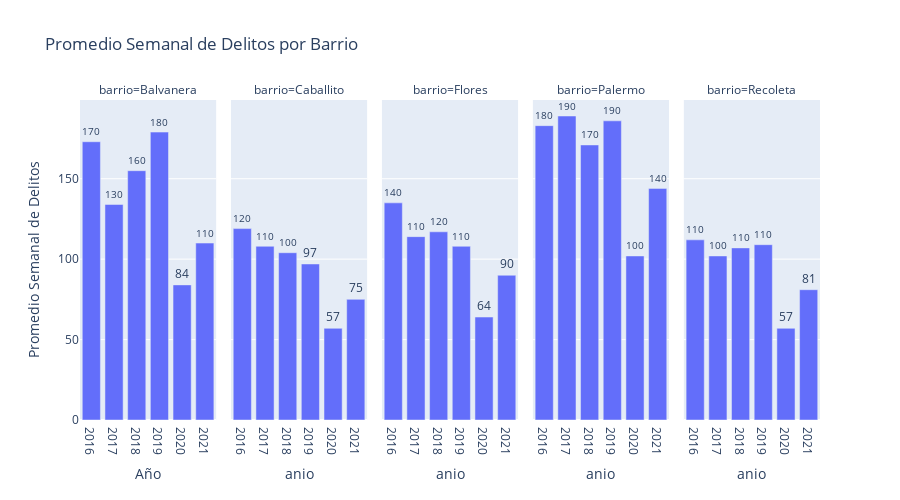

This figure's notebook cell:
### Code cell
fig = px.bar(con2, x='anio', y='promedioSemanal', text_auto='.2s', facet_col= "barrio",
            title="Controlled text sizes, positions and angles")
fig.update_traces(textfont_size=12, textangle=0, textposition="outside", cliponaxis=False)
fig.update_layout(title="Promedio Semanal de Delitos por Barrio",
                  xaxis_title="Año", yaxis_title="Promedio Semanal de Delitos",
                  barmode="relative", height=500)
fig.show()

### Figure 1 — Plotly figure (JSON) as saved in the notebook; plotly's stock layout.template omitted (floating-point values rounded to 4 significant figures)
{"data": [{"alignmentgroup": "True", "cliponaxis": false, "hovertemplate": "barrio=Balvanera<br>anio=%{x}<br>promedioSemanal=%{y}<extra></extra>", "legendgroup": "", "marker": {"color": "#636efa", "pattern": {"shape": ""}}, "name": "", "offsetgroup": "", "orientation": "v", "showlegend": false, "textangle": 0, "textfont": {"size": 12}, "textposition": "outside", "texttemplate": "%{y:.2s}", "type": "bar", "x": ["2016", "2017", "2018", "2019", "2020", "2021"], "xaxis": "x", "y": [173, 134, 155, 179, 84, 110], "yaxis": "y"}, {"alignmentgroup": "True", "cliponaxis": false, "hovertemplate": "barrio=Caballito<br>anio=%{x}<br>promedioSemanal=%{y}<extra></extra>", "legendgroup": "", "marker": {"color": "#636efa", "pattern": {"shape": ""}}, "name": "", "offsetgroup": "", "orientation": "v", "showlegend": false, "textangle": 0, "textfont": {"size": 12}, "textposition": "outside", "texttemplate": "%{y:.2s}", "type": "bar", "x": ["2016", "2017", "2018", "2019", "2020", "2021"], "xaxis": "x2", "y": [119, 108, 104, 97, 57, 75], "yaxis": "y2"}, {"alignmentgroup": "True", "cliponaxis": false, "hovertemplate": "barrio=Flores<br>anio=%{x}<br>promedioSemanal=%{y}<extra></extra>", "legendgroup": "", "marker": {"color": "#636efa", "pattern": {"shape": ""}}, "name": "", "offsetgroup": "", "orientation": "v", "showlegend": false, "textangle": 0, "textfont": {"size": 12}, "textposition": "outside", "texttemplate": "%{y:.2s}", "type": "bar", "x": ["2016", "2017", "2018", "2019", "2020", "2021"], "xaxis": "x3", "y": [135, 114, 117, 108, 64, 90], "yaxis": "y3"}, {"alignmentgroup": "True", "cliponaxis": false, "hovertemplate": "barrio=Palermo<br>anio=%{x}<br>promedioSemanal=%{y}<extra></extra>", "legendgroup": "", "marker": {"color": "#636efa", "pattern": {"shape": ""}}, "name": "", "offsetgroup": "", "orientation": "v", "showlegend": false, "textangle": 0, "textfont": {"size": 12}, "textposition": "outside", "texttemplate": "%{y:.2s}", "type": "bar", "x": ["2016", "2017", "2018", "2019", "2020", "2021"], "xaxis": "x4", "y": [183, 189, 171, 186, 102, 144], "yaxis": "y4"}, {"alignmentgroup": "True", "cliponaxis": false, "hovertemplate": "barrio=Recoleta<br>anio=%{x}<br>promedioSemanal=%{y}<extra></extra>", "legendgroup": "", "marker": {"color": "#636efa", "pattern": {"shape": ""}}, "name": "", "offsetgroup": "", "orientation": "v", "showlegend": false, "textangle": 0, "textfont": {"size": 12}, "textposition": "outside", "texttemplate": "%{y:.2s}", "type": "bar", "x": ["2016", "2017", "2018", "2019", "2020", "2021"], "xaxis": "x5", "y": [112, 102, 107, 109, 57, 81], "yaxis": "y5"}], "layout": {"annotations": [{"font": {}, "showarrow": false, "text": "barrio=Balvanera", "x": 0.092, "xanchor": "center", "xref": "paper", "y": 1, "yanchor": "bottom", "yref": "paper"}, {"font": {}, "showarrow": false, "text": "barrio=Caballito", "x": 0.296, "xanchor": "center", "xref": "paper", "y": 1, "yanchor": "bottom", "yref": "paper"}, {"font": {}, "showarrow": false, "text": "barrio=Flores", "x": 0.5, "xanchor": "center", "xref": "paper", "y": 1, "yanchor": "bottom", "yref": "paper"}, {"font": {}, "showarrow": false, "text": "barrio=Palermo", "x": 0.704, "xanchor": "center", "xref": "paper", "y": 1, "yanchor": "bottom", "yref": "paper"}, {"font": {}, "showarrow": false, "text": "barrio=Recoleta", "x": 0.908, "xanchor": "center", "xref": "paper", "y": 1, "yanchor": "bottom", "yref": "paper"}], "barmode": "relative", "height": 500, "legend": {"tracegroupgap": 0}, "title": {"text": "Promedio Semanal de Delitos por Barrio"}, "xaxis": {"anchor": "y", "domain": [0, 0.184], "title": {"text": "Año"}}, "xaxis2": {"anchor": "y2", "domain": [0.204, 0.388], "matches": "x", "title": {"text": "anio"}}, "xaxis3": {"anchor": "y3", "domain": [0.408, 0.592], "matches": "x", "title": {"text": "anio"}}, "xaxis4": {"anchor": "y4", "domain": [0.612, 0.796], "matches": "x", "title": {"text": "anio"}}, "xaxis5": {"anchor": "y5", "domain": [0.816, 1], "matches": "x", "title": {"text": "anio"}}, "yaxis": {"anchor": "x", "domain": [0, 1], "title": {"text": "Promedio Semanal de Delitos"}}, "yaxis2": {"anchor": "x2", "domain": [0, 1], "matches": "y", "showticklabels": false}, "yaxis3": {"anchor": "x3", "domain": [0, 1], "matches": "y", "showticklabels": false}, "yaxis4": {"anchor": "x4", "domain": [0, 1], "matches": "y", "showticklabels": false}, "yaxis5": {"anchor": "x5", "domain": [0, 1], "matches": "y", "showticklabels": false}}}
